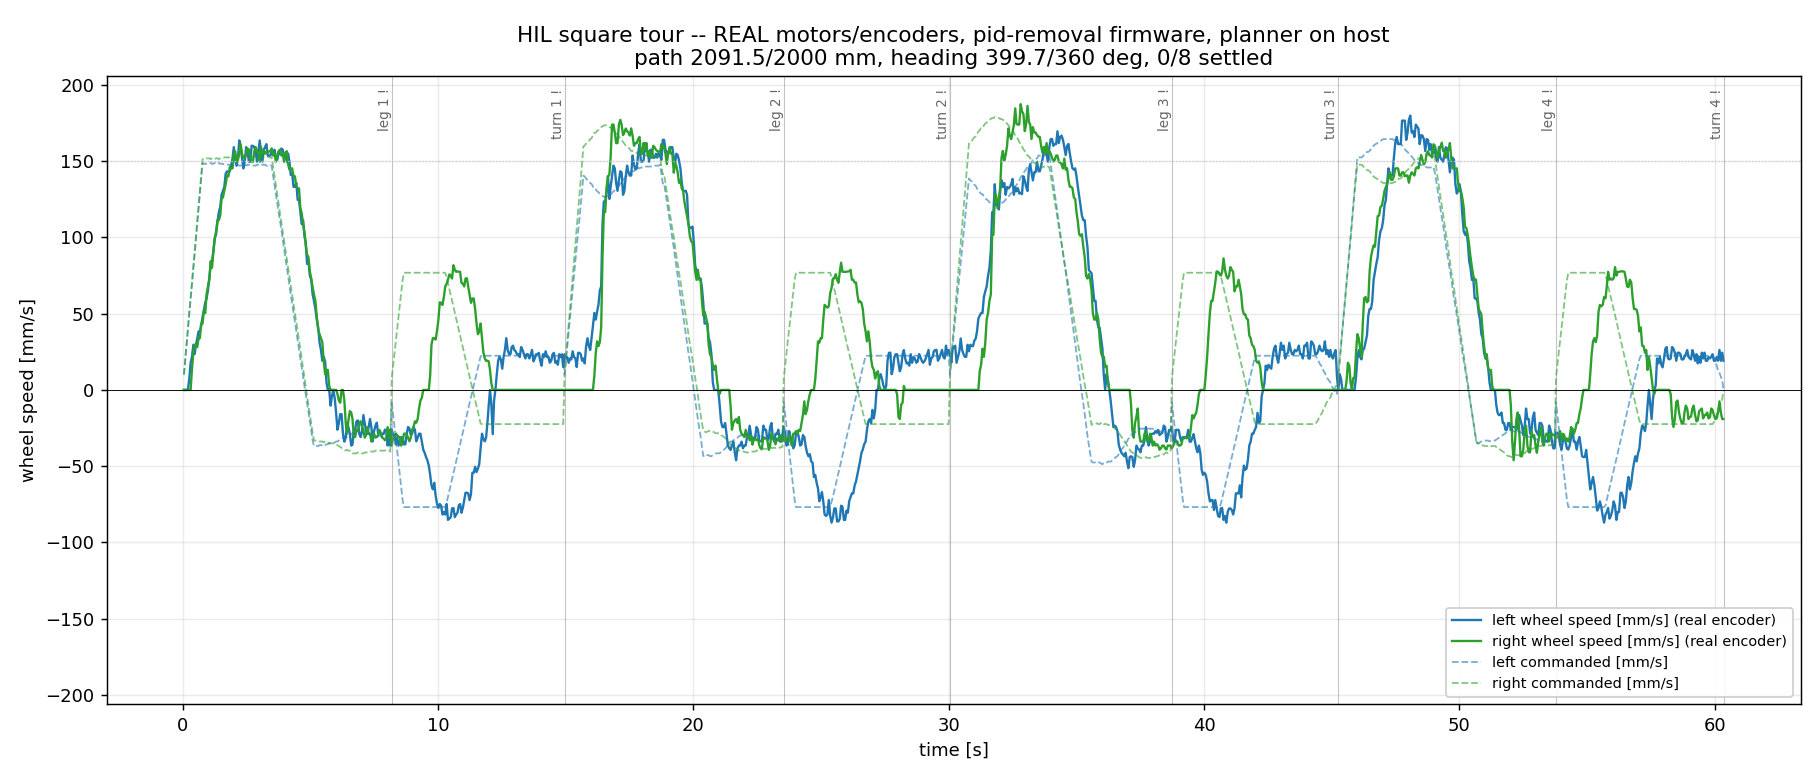

This chart was generated by the following Python code:
#!/usr/bin/env python3
"""hil_square_tour.py -- the SQUARE TOUR on the REAL robot: 4 x 500 mm
legs + 4 x 90 deg turns, planned by the real Motion::Planner on the host
(HIL velocity bridge, the stable topology), executed by the pid-removal
firmware's interim Drive PID, measured by the REAL encoders.

Logs true wheel speeds (telemetry) vs the planner's commanded wheel
velocities and renders the same dual-trace plot as the simulation tour.
Robot on the stand, wheels free.

    uv run python src/motion/planner/bench/hil_square_tour.py \
        --port /dev/cu.usbmodem2121102
"""

import argparse
import ctypes
import math
import sys
import time
from pathlib import Path

sys.path.insert(0, str(Path(__file__).resolve().parent))
sys.path.insert(0, str(Path(__file__).resolve().parent.parent / "py"))
from planner_harness import (  # noqa: E402
    KIND_ANGLE, KIND_DISTANCE, VELOCITY_TWIST, Move, TickResult)
from hil_drive import PERIOD, BRIDGE_HOLD, BRIDGE_TIMEOUT, HilSession, hilLimits  # noqa: E402

TRACK = 128.0  # [mm]
LEG = 500.0    # [mm]
CRUISE = 150.0  # [mm/s]
TURN = math.pi / 2
OMEGA = 1.2    # [rad/s]


def tourMoves() -> list[Move]:
    moves = []
    moveId = 1
    for _ in range(4):
        moves.append(Move(id=moveId, kind=KIND_DISTANCE, threshold=LEG,
                          timeout=30000.0, velocityKind=VELOCITY_TWIST,
                          v_x=CRUISE))
        moveId += 1
        moves.append(Move(id=moveId, kind=KIND_ANGLE, threshold=TURN,
                          timeout=30000.0, velocityKind=VELOCITY_TWIST,
                          omega=OMEGA))
        moveId += 1
    return moves


def main() -> None:
    parser = argparse.ArgumentParser()
    parser.add_argument("--port", required=True)
    args = parser.parse_args()

    session = HilSession(args.port)
    time.sleep(4.0)  # pid-removal firmware boots slower; wait out the preamble
    session.proto.read_pending_binary_tlm_frames()

    moves = tourMoves()
    nextMove = 0
    result = TickResult()
    log = dict(t=[], velLeft=[], velRight=[], cmdLeft=[], cmdRight=[])
    completions = []
    encStart = None
    t0 = time.monotonic()
    try:
        for _ in range(3000):  # <= 150 s wall
            loopStart = time.monotonic()
            while nextMove < len(moves) and session.lib.plannerMove(
                    session.planner, ctypes.byref(moves[nextMove]), False):
                nextMove += 1
            if session.ingestTelemetry():
                if encStart is None:
                    encStart = (session.state.wheelLeft.position,
                                session.state.wheelRight.position)
                session.lib.plannerTick(session.planner,
                                        ctypes.byref(session.state),
                                        ctypes.byref(result))
                session.lib.plannerUpdate(session.planner,
                                          ctypes.byref(session.state))
                vL = session.state.wheelLeft.cmdVelocity
                vR = session.state.wheelRight.cmdVelocity
                if abs(vL) > 0.5 or abs(vR) > 0.5:
                    session.proto.move_wheels(v_left=vL, v_right=vR,
                                              stop_time=BRIDGE_HOLD,
                                              timeout=BRIDGE_TIMEOUT,
                                              replace=True)
                else:
                    session.proto.stop()
                tNow = time.monotonic() - t0
                log["t"].append(tNow)
                log["velLeft"].append(session.state.wheelLeft.velocity)
                log["velRight"].append(session.state.wheelRight.velocity)
                log["cmdLeft"].append(vL)
                log["cmdRight"].append(vR)
                if result.completed:
                    completions.append((tNow, result.moveId,
                                        bool(result.settled)))
                if (len(completions) == len(moves) and
                        abs(vL) < 0.5 and abs(vR) < 0.5):
                    break
            elapsed = time.monotonic() - loopStart
            time.sleep(max(0.0, PERIOD - elapsed))
    finally:
        session.proto.stop()
        time.sleep(0.4)
        session.ingestTelemetry()
        encEnd = (session.state.wheelLeft.position,
                  session.state.wheelRight.position)
        session.close()

    dL = encEnd[0] - encStart[0]
    dR = encEnd[1] - encStart[1]
    path = 0.5 * (dL + dR)
    headingDeg = math.degrees((dR - dL) / TRACK)
    settled = sum(1 for _, _, s in completions if s)
    print(f"HIL tour: {len(completions)}/{len(moves)} completed "
          f"({settled} settled) in {log['t'][-1]:.1f} s")
    print(f"  encoders: dL {dL:+.1f} dR {dR:+.1f} mm -> path {path:.1f} mm "
          f"(target {4 * LEG:.0f}; error {path - 4 * LEG:+.1f})")
    print(f"  heading {headingDeg:.1f} deg (target 360; "
          f"error {headingDeg - 360.0:+.1f})")

    import matplotlib
    matplotlib.use("Agg")
    import matplotlib.pyplot as plt

    fig, ax = plt.subplots(figsize=(14, 6))
    ax.plot(log["t"], log["velLeft"], color="#1f77b4", lw=1.3,
            label="left wheel speed [mm/s] (real encoder)")
    ax.plot(log["t"], log["velRight"], color="#2ca02c", lw=1.3,
            label="right wheel speed [mm/s] (real encoder)")
    ax.plot(log["t"], log["cmdLeft"], color="#1f77b4", lw=1.0, ls="--",
            alpha=0.6, label="left commanded [mm/s]")
    ax.plot(log["t"], log["cmdRight"], color="#2ca02c", lw=1.0, ls="--",
            alpha=0.6, label="right commanded [mm/s]")
    for tc, moveId, s in completions:
        ax.axvline(tc, color="#888888", lw=0.6, alpha=0.5)
        kind = "leg" if moveId % 2 == 1 else "turn"
        ax.annotate(f"{kind} {(moveId + 1) // 2}{'' if s else ' !'}",
                    xy=(tc, 0.98), xycoords=("data", "axes fraction"),
                    fontsize=7.5, rotation=90, va="top", ha="right",
                    color="#666666")
    lim = 1.1 * max(max(map(abs, log["velLeft"])),
                    max(map(abs, log["velRight"])), CRUISE)
    ax.set_ylim(-lim, lim)
    ax.axhline(0.0, color="black", lw=0.5)
    ax.axhline(CRUISE, color="#cccccc", lw=0.7, ls=":")
    ax.set_xlabel("time [s]")
    ax.set_ylabel("wheel speed [mm/s]")
    ax.set_title(
        f"HIL square tour -- REAL motors/encoders, pid-removal firmware, "
        f"planner on host\npath {path:.1f}/{4 * LEG:.0f} mm, heading "
        f"{headingDeg:.1f}/360 deg, {settled}/{len(moves)} settled")
    ax.legend(loc="lower right", fontsize=8, framealpha=0.9)
    ax.grid(True, alpha=0.25)
    fig.tight_layout()
    out = Path(__file__).parent / "hil_square_tour.png"
    fig.savefig(out, dpi=130)
    print(f"wrote {out}")


if __name__ == "__main__":
    main()
